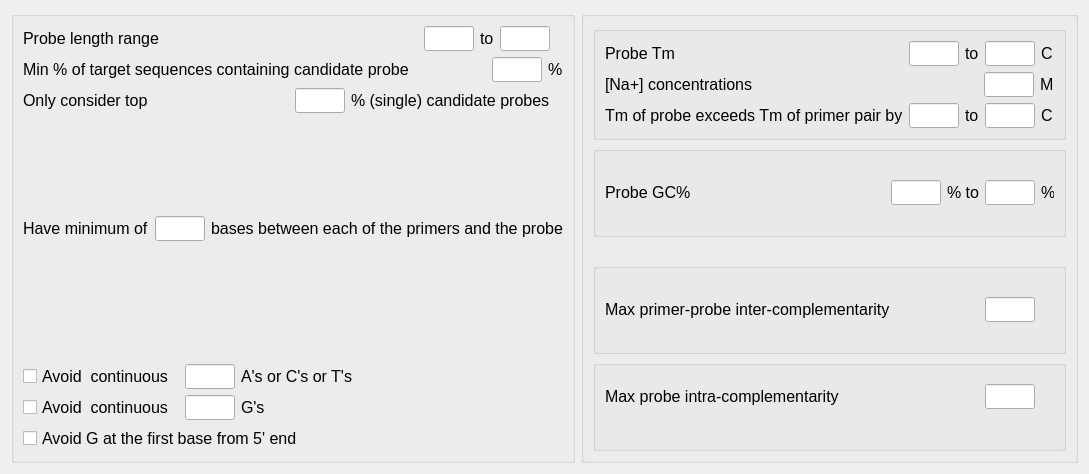
<?xml version="1.0" encoding="UTF-8"?>
<ui version="4.0">
 <class>ProbeSettingPropertyPage</class>
 <widget class="QWizardPage" name="ProbeSettingPropertyPage">
  <property name="geometry">
   <rect>
    <x>0</x>
    <y>0</y>
    <width>1054</width>
    <height>474</height>
   </rect>
  </property>
  <property name="windowTitle">
   <string>Probe Properties Settings</string>
  </property>
  <property name="title">
   <string>Probe Properties Settings</string>
  </property>
  <layout class="QGridLayout" name="gridLayout_6">
   <item row="0" column="0">
    <widget class="QGroupBox" name="groupBox">
     <property name="title">
      <string/>
     </property>
     <layout class="QGridLayout" name="gridLayout_2">
      <item row="0" column="0">
       <layout class="QVBoxLayout" name="verticalLayout_2">
        <item>
         <layout class="QHBoxLayout" name="horizontalLayout">
          <item>
           <widget class="QLabel" name="label">
            <property name="sizePolicy">
             <sizepolicy hsizetype="Expanding" vsizetype="Fixed">
              <horstretch>0</horstretch>
              <verstretch>0</verstretch>
             </sizepolicy>
            </property>
            <property name="minimumSize">
             <size>
              <width>0</width>
              <height>20</height>
             </size>
            </property>
            <property name="font">
             <font>
              <pointsize>12</pointsize>
             </font>
            </property>
            <property name="text">
             <string>Probe length range</string>
            </property>
           </widget>
          </item>
          <item>
           <widget class="QLineEdit" name="lineEdit_probeLenMin">
            <property name="sizePolicy">
             <sizepolicy hsizetype="Fixed" vsizetype="Fixed">
              <horstretch>0</horstretch>
              <verstretch>0</verstretch>
             </sizepolicy>
            </property>
            <property name="minimumSize">
             <size>
              <width>50</width>
              <height>25</height>
             </size>
            </property>
            <property name="maximumSize">
             <size>
              <width>50</width>
              <height>16777215</height>
             </size>
            </property>
           </widget>
          </item>
          <item>
           <widget class="QLabel" name="label_2">
            <property name="sizePolicy">
             <sizepolicy hsizetype="Fixed" vsizetype="Fixed">
              <horstretch>0</horstretch>
              <verstretch>0</verstretch>
             </sizepolicy>
            </property>
            <property name="minimumSize">
             <size>
              <width>0</width>
              <height>20</height>
             </size>
            </property>
            <property name="font">
             <font>
              <pointsize>12</pointsize>
             </font>
            </property>
            <property name="text">
             <string>to</string>
            </property>
           </widget>
          </item>
          <item>
           <widget class="QLineEdit" name="lineEdit_probeLenMax">
            <property name="sizePolicy">
             <sizepolicy hsizetype="Fixed" vsizetype="Fixed">
              <horstretch>0</horstretch>
              <verstretch>0</verstretch>
             </sizepolicy>
            </property>
            <property name="minimumSize">
             <size>
              <width>50</width>
              <height>25</height>
             </size>
            </property>
            <property name="maximumSize">
             <size>
              <width>50</width>
              <height>16777215</height>
             </size>
            </property>
           </widget>
          </item>
          <item>
           <widget class="QLabel" name="label_33">
            <property name="sizePolicy">
             <sizepolicy hsizetype="Fixed" vsizetype="Fixed">
              <horstretch>0</horstretch>
              <verstretch>0</verstretch>
             </sizepolicy>
            </property>
            <property name="minimumSize">
             <size>
              <width>0</width>
              <height>20</height>
             </size>
            </property>
            <property name="text">
             <string/>
            </property>
           </widget>
          </item>
         </layout>
        </item>
        <item>
         <layout class="QHBoxLayout" name="horizontalLayout_2">
          <item>
           <widget class="QLabel" name="label_3">
            <property name="sizePolicy">
             <sizepolicy hsizetype="Expanding" vsizetype="Fixed">
              <horstretch>0</horstretch>
              <verstretch>0</verstretch>
             </sizepolicy>
            </property>
            <property name="minimumSize">
             <size>
              <width>0</width>
              <height>20</height>
             </size>
            </property>
            <property name="font">
             <font>
              <pointsize>12</pointsize>
             </font>
            </property>
            <property name="text">
             <string>Min % of target sequences containing candidate probe</string>
            </property>
           </widget>
          </item>
          <item>
           <widget class="QLineEdit" name="lineEdit_candidFrequency">
            <property name="sizePolicy">
             <sizepolicy hsizetype="Fixed" vsizetype="Fixed">
              <horstretch>0</horstretch>
              <verstretch>0</verstretch>
             </sizepolicy>
            </property>
            <property name="minimumSize">
             <size>
              <width>50</width>
              <height>25</height>
             </size>
            </property>
            <property name="maximumSize">
             <size>
              <width>50</width>
              <height>16777215</height>
             </size>
            </property>
           </widget>
          </item>
          <item>
           <widget class="QLabel" name="label_4">
            <property name="sizePolicy">
             <sizepolicy hsizetype="Fixed" vsizetype="Fixed">
              <horstretch>0</horstretch>
              <verstretch>0</verstretch>
             </sizepolicy>
            </property>
            <property name="minimumSize">
             <size>
              <width>0</width>
              <height>20</height>
             </size>
            </property>
            <property name="font">
             <font>
              <pointsize>12</pointsize>
             </font>
            </property>
            <property name="text">
             <string>%</string>
            </property>
           </widget>
          </item>
         </layout>
        </item>
        <item>
         <layout class="QHBoxLayout" name="horizontalLayout_3">
          <item>
           <widget class="QLabel" name="label_5">
            <property name="sizePolicy">
             <sizepolicy hsizetype="Expanding" vsizetype="Fixed">
              <horstretch>0</horstretch>
              <verstretch>0</verstretch>
             </sizepolicy>
            </property>
            <property name="minimumSize">
             <size>
              <width>0</width>
              <height>20</height>
             </size>
            </property>
            <property name="font">
             <font>
              <pointsize>12</pointsize>
             </font>
            </property>
            <property name="text">
             <string>Only consider top</string>
            </property>
           </widget>
          </item>
          <item>
           <widget class="QLineEdit" name="lineEdit_candidTopPctg">
            <property name="sizePolicy">
             <sizepolicy hsizetype="Fixed" vsizetype="Fixed">
              <horstretch>0</horstretch>
              <verstretch>0</verstretch>
             </sizepolicy>
            </property>
            <property name="minimumSize">
             <size>
              <width>50</width>
              <height>25</height>
             </size>
            </property>
            <property name="maximumSize">
             <size>
              <width>50</width>
              <height>16777215</height>
             </size>
            </property>
           </widget>
          </item>
          <item>
           <widget class="QLabel" name="label_6">
            <property name="sizePolicy">
             <sizepolicy hsizetype="Fixed" vsizetype="Fixed">
              <horstretch>0</horstretch>
              <verstretch>0</verstretch>
             </sizepolicy>
            </property>
            <property name="minimumSize">
             <size>
              <width>0</width>
              <height>20</height>
             </size>
            </property>
            <property name="font">
             <font>
              <pointsize>12</pointsize>
             </font>
            </property>
            <property name="text">
             <string>% (single) candidate probes</string>
            </property>
           </widget>
          </item>
          <item>
           <widget class="QLabel" name="label_35">
            <property name="sizePolicy">
             <sizepolicy hsizetype="Fixed" vsizetype="Fixed">
              <horstretch>0</horstretch>
              <verstretch>0</verstretch>
             </sizepolicy>
            </property>
            <property name="minimumSize">
             <size>
              <width>0</width>
              <height>20</height>
             </size>
            </property>
            <property name="text">
             <string/>
            </property>
           </widget>
          </item>
         </layout>
        </item>
        <item>
         <layout class="QHBoxLayout" name="horizontalLayout_4">
          <item>
           <widget class="QLabel" name="label_8">
            <property name="font">
             <font>
              <pointsize>12</pointsize>
             </font>
            </property>
            <property name="text">
             <string>Have minimum of</string>
            </property>
           </widget>
          </item>
          <item>
           <widget class="QLineEdit" name="lineEdit_minGap">
            <property name="minimumSize">
             <size>
              <width>50</width>
              <height>25</height>
             </size>
            </property>
            <property name="maximumSize">
             <size>
              <width>50</width>
              <height>16777215</height>
             </size>
            </property>
           </widget>
          </item>
          <item>
           <widget class="QLabel" name="label_7">
            <property name="font">
             <font>
              <pointsize>12</pointsize>
             </font>
            </property>
            <property name="text">
             <string>bases between each of the primers and the probe</string>
            </property>
           </widget>
          </item>
          <item>
           <spacer name="horizontalSpacer_7">
            <property name="orientation">
             <enum>Qt::Horizontal</enum>
            </property>
            <property name="sizeHint" stdset="0">
             <size>
              <width>40</width>
              <height>20</height>
             </size>
            </property>
           </spacer>
          </item>
         </layout>
        </item>
        <item>
         <spacer name="horizontalSpacer_6">
          <property name="orientation">
           <enum>Qt::Horizontal</enum>
          </property>
          <property name="sizeHint" stdset="0">
           <size>
            <width>40</width>
            <height>20</height>
           </size>
          </property>
         </spacer>
        </item>
        <item>
         <layout class="QHBoxLayout" name="horizontalLayout_12">
          <item>
           <widget class="QCheckBox" name="checkBox_avoidACT">
            <property name="font">
             <font>
              <pointsize>12</pointsize>
             </font>
            </property>
            <property name="text">
             <string>Avoid  continuous </string>
            </property>
           </widget>
          </item>
          <item>
           <widget class="QLineEdit" name="lineEdit_numACT">
            <property name="minimumSize">
             <size>
              <width>50</width>
              <height>25</height>
             </size>
            </property>
            <property name="maximumSize">
             <size>
              <width>50</width>
              <height>16777215</height>
             </size>
            </property>
           </widget>
          </item>
          <item>
           <widget class="QLabel" name="label_39">
            <property name="sizePolicy">
             <sizepolicy hsizetype="Preferred" vsizetype="Fixed">
              <horstretch>0</horstretch>
              <verstretch>0</verstretch>
             </sizepolicy>
            </property>
            <property name="minimumSize">
             <size>
              <width>0</width>
              <height>20</height>
             </size>
            </property>
            <property name="font">
             <font>
              <pointsize>12</pointsize>
             </font>
            </property>
            <property name="text">
             <string>A's or C's or T's</string>
            </property>
           </widget>
          </item>
          <item>
           <spacer name="horizontalSpacer_2">
            <property name="orientation">
             <enum>Qt::Horizontal</enum>
            </property>
            <property name="sizeHint" stdset="0">
             <size>
              <width>40</width>
              <height>20</height>
             </size>
            </property>
           </spacer>
          </item>
         </layout>
        </item>
        <item>
         <layout class="QHBoxLayout" name="horizontalLayout_19">
          <item>
           <widget class="QCheckBox" name="checkBox_avoidG">
            <property name="font">
             <font>
              <pointsize>12</pointsize>
             </font>
            </property>
            <property name="text">
             <string>Avoid  continuous </string>
            </property>
           </widget>
          </item>
          <item>
           <widget class="QLineEdit" name="lineEdit_numG">
            <property name="minimumSize">
             <size>
              <width>50</width>
              <height>25</height>
             </size>
            </property>
            <property name="maximumSize">
             <size>
              <width>50</width>
              <height>16777215</height>
             </size>
            </property>
           </widget>
          </item>
          <item>
           <widget class="QLabel" name="label_40">
            <property name="sizePolicy">
             <sizepolicy hsizetype="Preferred" vsizetype="Fixed">
              <horstretch>0</horstretch>
              <verstretch>0</verstretch>
             </sizepolicy>
            </property>
            <property name="minimumSize">
             <size>
              <width>0</width>
              <height>20</height>
             </size>
            </property>
            <property name="font">
             <font>
              <pointsize>12</pointsize>
             </font>
            </property>
            <property name="text">
             <string>G's</string>
            </property>
           </widget>
          </item>
          <item>
           <spacer name="horizontalSpacer_4">
            <property name="orientation">
             <enum>Qt::Horizontal</enum>
            </property>
            <property name="sizeHint" stdset="0">
             <size>
              <width>40</width>
              <height>20</height>
             </size>
            </property>
           </spacer>
          </item>
         </layout>
        </item>
        <item>
         <layout class="QHBoxLayout" name="horizontalLayout_20">
          <item>
           <widget class="QCheckBox" name="checkBox_avoidGat5end">
            <property name="font">
             <font>
              <pointsize>12</pointsize>
             </font>
            </property>
            <property name="text">
             <string>Avoid G at the first base from 5' end</string>
            </property>
           </widget>
          </item>
          <item>
           <spacer name="horizontalSpacer_5">
            <property name="orientation">
             <enum>Qt::Horizontal</enum>
            </property>
            <property name="sizeHint" stdset="0">
             <size>
              <width>40</width>
              <height>20</height>
             </size>
            </property>
           </spacer>
          </item>
         </layout>
        </item>
       </layout>
      </item>
     </layout>
    </widget>
   </item>
   <item row="0" column="1">
    <widget class="QGroupBox" name="groupBox_2">
     <property name="title">
      <string/>
     </property>
     <layout class="QGridLayout" name="gridLayout_9">
      <item row="0" column="0">
       <layout class="QVBoxLayout" name="verticalLayout_6">
        <item>
         <widget class="QGroupBox" name="groupBox_4">
          <property name="title">
           <string/>
          </property>
          <layout class="QGridLayout" name="gridLayout_3">
           <item row="0" column="0">
            <layout class="QVBoxLayout" name="verticalLayout_3">
             <item>
              <layout class="QHBoxLayout" name="horizontalLayout_5">
               <item>
                <widget class="QLabel" name="label_9">
                 <property name="sizePolicy">
                  <sizepolicy hsizetype="Expanding" vsizetype="Fixed">
                   <horstretch>0</horstretch>
                   <verstretch>0</verstretch>
                  </sizepolicy>
                 </property>
                 <property name="minimumSize">
                  <size>
                   <width>0</width>
                   <height>20</height>
                  </size>
                 </property>
                 <property name="font">
                  <font>
                   <pointsize>12</pointsize>
                  </font>
                 </property>
                 <property name="text">
                  <string>Probe Tm</string>
                 </property>
                </widget>
               </item>
               <item>
                <widget class="QLineEdit" name="lineEdit_tmMin">
                 <property name="sizePolicy">
                  <sizepolicy hsizetype="Fixed" vsizetype="Fixed">
                   <horstretch>0</horstretch>
                   <verstretch>0</verstretch>
                  </sizepolicy>
                 </property>
                 <property name="minimumSize">
                  <size>
                   <width>50</width>
                   <height>25</height>
                  </size>
                 </property>
                 <property name="maximumSize">
                  <size>
                   <width>50</width>
                   <height>16777215</height>
                  </size>
                 </property>
                </widget>
               </item>
               <item>
                <widget class="QLabel" name="label_10">
                 <property name="sizePolicy">
                  <sizepolicy hsizetype="Fixed" vsizetype="Fixed">
                   <horstretch>0</horstretch>
                   <verstretch>0</verstretch>
                  </sizepolicy>
                 </property>
                 <property name="minimumSize">
                  <size>
                   <width>0</width>
                   <height>20</height>
                  </size>
                 </property>
                 <property name="font">
                  <font>
                   <pointsize>12</pointsize>
                  </font>
                 </property>
                 <property name="text">
                  <string>to</string>
                 </property>
                </widget>
               </item>
               <item>
                <widget class="QLineEdit" name="lineEdit_tmMax">
                 <property name="sizePolicy">
                  <sizepolicy hsizetype="Fixed" vsizetype="Fixed">
                   <horstretch>0</horstretch>
                   <verstretch>0</verstretch>
                  </sizepolicy>
                 </property>
                 <property name="minimumSize">
                  <size>
                   <width>50</width>
                   <height>25</height>
                  </size>
                 </property>
                 <property name="maximumSize">
                  <size>
                   <width>50</width>
                   <height>16777215</height>
                  </size>
                 </property>
                </widget>
               </item>
               <item>
                <widget class="QLabel" name="label_11">
                 <property name="sizePolicy">
                  <sizepolicy hsizetype="Fixed" vsizetype="Fixed">
                   <horstretch>0</horstretch>
                   <verstretch>0</verstretch>
                  </sizepolicy>
                 </property>
                 <property name="minimumSize">
                  <size>
                   <width>13</width>
                   <height>20</height>
                  </size>
                 </property>
                 <property name="maximumSize">
                  <size>
                   <width>13</width>
                   <height>16777215</height>
                  </size>
                 </property>
                 <property name="font">
                  <font>
                   <pointsize>12</pointsize>
                  </font>
                 </property>
                 <property name="text">
                  <string>C</string>
                 </property>
                </widget>
               </item>
              </layout>
             </item>
             <item>
              <layout class="QHBoxLayout" name="horizontalLayout_7">
               <item>
                <widget class="QLabel" name="label_15">
                 <property name="sizePolicy">
                  <sizepolicy hsizetype="Expanding" vsizetype="Fixed">
                   <horstretch>0</horstretch>
                   <verstretch>0</verstretch>
                  </sizepolicy>
                 </property>
                 <property name="minimumSize">
                  <size>
                   <width>0</width>
                   <height>20</height>
                  </size>
                 </property>
                 <property name="font">
                  <font>
                   <pointsize>12</pointsize>
                  </font>
                 </property>
                 <property name="text">
                  <string>[Na+] concentrations </string>
                 </property>
                </widget>
               </item>
               <item>
                <widget class="QLineEdit" name="lineEdit_NaConsent">
                 <property name="sizePolicy">
                  <sizepolicy hsizetype="Fixed" vsizetype="Fixed">
                   <horstretch>0</horstretch>
                   <verstretch>0</verstretch>
                  </sizepolicy>
                 </property>
                 <property name="minimumSize">
                  <size>
                   <width>50</width>
                   <height>25</height>
                  </size>
                 </property>
                 <property name="maximumSize">
                  <size>
                   <width>50</width>
                   <height>16777215</height>
                  </size>
                 </property>
                </widget>
               </item>
               <item>
                <widget class="QLabel" name="label_16">
                 <property name="sizePolicy">
                  <sizepolicy hsizetype="Fixed" vsizetype="Fixed">
                   <horstretch>0</horstretch>
                   <verstretch>0</verstretch>
                  </sizepolicy>
                 </property>
                 <property name="minimumSize">
                  <size>
                   <width>0</width>
                   <height>20</height>
                  </size>
                 </property>
                 <property name="font">
                  <font>
                   <pointsize>12</pointsize>
                  </font>
                 </property>
                 <property name="text">
                  <string>M</string>
                 </property>
                </widget>
               </item>
              </layout>
             </item>
             <item>
              <layout class="QHBoxLayout" name="horizontalLayout_8">
               <item>
                <widget class="QLabel" name="label_17">
                 <property name="sizePolicy">
                  <sizepolicy hsizetype="Expanding" vsizetype="Fixed">
                   <horstretch>0</horstretch>
                   <verstretch>0</verstretch>
                  </sizepolicy>
                 </property>
                 <property name="minimumSize">
                  <size>
                   <width>0</width>
                   <height>20</height>
                  </size>
                 </property>
                 <property name="font">
                  <font>
                   <pointsize>12</pointsize>
                  </font>
                 </property>
                 <property name="text">
                  <string>Tm of probe exceeds Tm of primer pair by</string>
                 </property>
                </widget>
               </item>
               <item>
                <widget class="QLineEdit" name="lineEdit_tmDiffMin">
                 <property name="sizePolicy">
                  <sizepolicy hsizetype="Fixed" vsizetype="Fixed">
                   <horstretch>0</horstretch>
                   <verstretch>0</verstretch>
                  </sizepolicy>
                 </property>
                 <property name="minimumSize">
                  <size>
                   <width>50</width>
                   <height>25</height>
                  </size>
                 </property>
                 <property name="maximumSize">
                  <size>
                   <width>50</width>
                   <height>16777215</height>
                  </size>
                 </property>
                </widget>
               </item>
               <item>
                <widget class="QLabel" name="label_21">
                 <property name="font">
                  <font>
                   <pointsize>12</pointsize>
                  </font>
                 </property>
                 <property name="text">
                  <string>to</string>
                 </property>
                </widget>
               </item>
               <item>
                <widget class="QLineEdit" name="lineEdit_tmDiffMax">
                 <property name="sizePolicy">
                  <sizepolicy hsizetype="Fixed" vsizetype="Fixed">
                   <horstretch>0</horstretch>
                   <verstretch>0</verstretch>
                  </sizepolicy>
                 </property>
                 <property name="minimumSize">
                  <size>
                   <width>50</width>
                   <height>25</height>
                  </size>
                 </property>
                 <property name="maximumSize">
                  <size>
                   <width>50</width>
                   <height>16777215</height>
                  </size>
                 </property>
                </widget>
               </item>
               <item>
                <widget class="QLabel" name="label_18">
                 <property name="sizePolicy">
                  <sizepolicy hsizetype="Fixed" vsizetype="Fixed">
                   <horstretch>0</horstretch>
                   <verstretch>0</verstretch>
                  </sizepolicy>
                 </property>
                 <property name="minimumSize">
                  <size>
                   <width>13</width>
                   <height>20</height>
                  </size>
                 </property>
                 <property name="maximumSize">
                  <size>
                   <width>13</width>
                   <height>16777215</height>
                  </size>
                 </property>
                 <property name="font">
                  <font>
                   <pointsize>12</pointsize>
                  </font>
                 </property>
                 <property name="text">
                  <string>C</string>
                 </property>
                </widget>
               </item>
              </layout>
             </item>
            </layout>
           </item>
          </layout>
         </widget>
        </item>
        <item>
         <widget class="QGroupBox" name="groupBox_5">
          <property name="title">
           <string/>
          </property>
          <layout class="QGridLayout" name="gridLayout_4">
           <item row="0" column="0">
            <layout class="QHBoxLayout" name="horizontalLayout_6">
             <item>
              <widget class="QLabel" name="label_12">
               <property name="sizePolicy">
                <sizepolicy hsizetype="Expanding" vsizetype="Fixed">
                 <horstretch>0</horstretch>
                 <verstretch>0</verstretch>
                </sizepolicy>
               </property>
               <property name="minimumSize">
                <size>
                 <width>0</width>
                 <height>20</height>
                </size>
               </property>
               <property name="font">
                <font>
                 <pointsize>12</pointsize>
                </font>
               </property>
               <property name="text">
                <string>Probe GC%</string>
               </property>
              </widget>
             </item>
             <item>
              <widget class="QLineEdit" name="lineEdit_GCMin">
               <property name="sizePolicy">
                <sizepolicy hsizetype="Fixed" vsizetype="Fixed">
                 <horstretch>0</horstretch>
                 <verstretch>0</verstretch>
                </sizepolicy>
               </property>
               <property name="minimumSize">
                <size>
                 <width>50</width>
                 <height>25</height>
                </size>
               </property>
               <property name="maximumSize">
                <size>
                 <width>50</width>
                 <height>16777215</height>
                </size>
               </property>
              </widget>
             </item>
             <item>
              <widget class="QLabel" name="label_13">
               <property name="sizePolicy">
                <sizepolicy hsizetype="Fixed" vsizetype="Fixed">
                 <horstretch>0</horstretch>
                 <verstretch>0</verstretch>
                </sizepolicy>
               </property>
               <property name="minimumSize">
                <size>
                 <width>0</width>
                 <height>20</height>
                </size>
               </property>
               <property name="font">
                <font>
                 <pointsize>12</pointsize>
                </font>
               </property>
               <property name="text">
                <string>% to</string>
               </property>
              </widget>
             </item>
             <item>
              <widget class="QLineEdit" name="lineEdit_GCMax">
               <property name="sizePolicy">
                <sizepolicy hsizetype="Fixed" vsizetype="Fixed">
                 <horstretch>0</horstretch>
                 <verstretch>0</verstretch>
                </sizepolicy>
               </property>
               <property name="minimumSize">
                <size>
                 <width>50</width>
                 <height>25</height>
                </size>
               </property>
               <property name="maximumSize">
                <size>
                 <width>50</width>
                 <height>16777215</height>
                </size>
               </property>
              </widget>
             </item>
             <item>
              <widget class="QLabel" name="label_14">
               <property name="sizePolicy">
                <sizepolicy hsizetype="Fixed" vsizetype="Fixed">
                 <horstretch>0</horstretch>
                 <verstretch>0</verstretch>
                </sizepolicy>
               </property>
               <property name="minimumSize">
                <size>
                 <width>13</width>
                 <height>20</height>
                </size>
               </property>
               <property name="maximumSize">
                <size>
                 <width>13</width>
                 <height>16777215</height>
                </size>
               </property>
               <property name="font">
                <font>
                 <pointsize>12</pointsize>
                </font>
               </property>
               <property name="text">
                <string>%</string>
               </property>
              </widget>
             </item>
            </layout>
           </item>
          </layout>
         </widget>
        </item>
        <item>
         <spacer name="horizontalSpacer">
          <property name="orientation">
           <enum>Qt::Horizontal</enum>
          </property>
          <property name="sizeHint" stdset="0">
           <size>
            <width>40</width>
            <height>20</height>
           </size>
          </property>
         </spacer>
        </item>
        <item>
         <widget class="QGroupBox" name="groupBox_6">
          <property name="title">
           <string/>
          </property>
          <layout class="QGridLayout" name="gridLayout_5">
           <item row="0" column="0">
            <layout class="QHBoxLayout" name="horizontalLayout_9">
             <item>
              <widget class="QLabel" name="label_19">
               <property name="sizePolicy">
                <sizepolicy hsizetype="Expanding" vsizetype="Fixed">
                 <horstretch>0</horstretch>
                 <verstretch>0</verstretch>
                </sizepolicy>
               </property>
               <property name="minimumSize">
                <size>
                 <width>0</width>
                 <height>20</height>
                </size>
               </property>
               <property name="font">
                <font>
                 <pointsize>12</pointsize>
                </font>
               </property>
               <property name="text">
                <string>Max primer-probe inter-complementarity</string>
               </property>
              </widget>
             </item>
             <item>
              <widget class="QLineEdit" name="lineEdit_maxPbPrComp">
               <property name="enabled">
                <bool>true</bool>
               </property>
               <property name="sizePolicy">
                <sizepolicy hsizetype="Fixed" vsizetype="Fixed">
                 <horstretch>0</horstretch>
                 <verstretch>0</verstretch>
                </sizepolicy>
               </property>
               <property name="minimumSize">
                <size>
                 <width>50</width>
                 <height>25</height>
                </size>
               </property>
               <property name="maximumSize">
                <size>
                 <width>50</width>
                 <height>16777215</height>
                </size>
               </property>
              </widget>
             </item>
             <item>
              <widget class="QLabel" name="label_20">
               <property name="sizePolicy">
                <sizepolicy hsizetype="Fixed" vsizetype="Fixed">
                 <horstretch>0</horstretch>
                 <verstretch>0</verstretch>
                </sizepolicy>
               </property>
               <property name="minimumSize">
                <size>
                 <width>13</width>
                 <height>20</height>
                </size>
               </property>
               <property name="text">
                <string/>
               </property>
              </widget>
             </item>
            </layout>
           </item>
          </layout>
         </widget>
        </item>
        <item>
         <widget class="QGroupBox" name="groupBox_8">
          <property name="title">
           <string/>
          </property>
          <layout class="QGridLayout" name="gridLayout_7">
           <item row="0" column="0">
            <layout class="QHBoxLayout" name="horizontalLayout_11">
             <item>
              <widget class="QLabel" name="label_23">
               <property name="sizePolicy">
                <sizepolicy hsizetype="Expanding" vsizetype="Fixed">
                 <horstretch>0</horstretch>
                 <verstretch>0</verstretch>
                </sizepolicy>
               </property>
               <property name="minimumSize">
                <size>
                 <width>0</width>
                 <height>20</height>
                </size>
               </property>
               <property name="font">
                <font>
                 <pointsize>12</pointsize>
                </font>
               </property>
               <property name="text">
                <string>Max probe intra-complementarity</string>
               </property>
              </widget>
             </item>
             <item>
              <widget class="QLineEdit" name="lineEdit_maxSelfComp">
               <property name="sizePolicy">
                <sizepolicy hsizetype="Fixed" vsizetype="Fixed">
                 <horstretch>0</horstretch>
                 <verstretch>0</verstretch>
                </sizepolicy>
               </property>
               <property name="minimumSize">
                <size>
                 <width>50</width>
                 <height>25</height>
                </size>
               </property>
               <property name="maximumSize">
                <size>
                 <width>50</width>
                 <height>16777215</height>
                </size>
               </property>
              </widget>
             </item>
             <item>
              <widget class="QLabel" name="label_24">
               <property name="sizePolicy">
                <sizepolicy hsizetype="Fixed" vsizetype="Fixed">
                 <horstretch>0</horstretch>
                 <verstretch>0</verstretch>
                </sizepolicy>
               </property>
               <property name="minimumSize">
                <size>
                 <width>13</width>
                 <height>20</height>
                </size>
               </property>
               <property name="maximumSize">
                <size>
                 <width>13</width>
                 <height>20</height>
                </size>
               </property>
               <property name="text">
                <string/>
               </property>
              </widget>
             </item>
            </layout>
           </item>
           <item row="1" column="0">
            <spacer name="horizontalSpacer_8">
             <property name="orientation">
              <enum>Qt::Horizontal</enum>
             </property>
             <property name="sizeHint" stdset="0">
              <size>
               <width>40</width>
               <height>20</height>
              </size>
             </property>
            </spacer>
           </item>
          </layout>
         </widget>
        </item>
       </layout>
      </item>
     </layout>
    </widget>
   </item>
  </layout>
  <zorder>groupBox_2</zorder>
  <zorder>groupBox</zorder>
 </widget>
 <resources/>
 <connections>
  <connection>
   <sender>checkBox_avoidACT</sender>
   <signal>stateChanged(int)</signal>
   <receiver>ProbeSettingPropertyPage</receiver>
   <slot>clickAvoidACT()</slot>
   <hints>
    <hint type="sourcelabel">
     <x>48</x>
     <y>371</y>
    </hint>
    <hint type="destinationlabel">
     <x>7</x>
     <y>192</y>
    </hint>
   </hints>
  </connection>
  <connection>
   <sender>checkBox_avoidG</sender>
   <signal>stateChanged(int)</signal>
   <receiver>ProbeSettingPropertyPage</receiver>
   <slot>clickAvoidG()</slot>
   <hints>
    <hint type="sourcelabel">
     <x>46</x>
     <y>424</y>
    </hint>
    <hint type="destinationlabel">
     <x>6</x>
     <y>231</y>
    </hint>
   </hints>
  </connection>
 </connections>
 <slots>
  <slot>clickAvoidACT()</slot>
  <slot>clickAvoidG()</slot>
  <slot>clickAvoidGat5end()</slot>
 </slots>
</ui>
